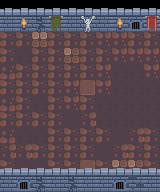

A level layout from a 2D game, rendered from its tile map. Below: a short description, then the map file with its tile-grid data intact:
An orthogonal 10x12 tile map with 16x16 px tiles, 4 tile layers (floor, wall, wall_decoration, floor_decoration), 2 tilesets.

<map version="1.10" tiledversion="1.10.2" orientation="orthogonal" renderorder="right-down" width="10" height="12" tilewidth="16" tileheight="16" infinite="0" nextlayerid="5" nextobjectid="1">
 <tileset firstgid="1" source="dungeon_tileset.tsx" />
 <tileset firstgid="73" source="torch.tsx" />
 <layer id="1" name="floor" width="10" height="12">
  <data encoding="csv">
0,0,0,0,0,0,0,0,0,0,
25,25,25,25,25,25,25,25,25,25,
30,30,17,30,30,30,23,23,30,30,
30,24,30,30,34,30,30,23,23,23,
32,30,30,30,30,30,23,24,24,23,
30,30,30,30,23,13,23,24,24,24,
32,30,24,30,23,30,24,24,24,24,
30,30,30,30,33,31,24,24,24,24,
32,24,24,30,30,30,30,33,31,30,
31,31,30,30,30,30,33,31,30,30,
30,24,24,30,30,13,30,34,34,30,
0,0,0,0,0,0,0,0,0,0
</data>
 </layer>
 <layer id="2" name="wall" width="10" height="12">
  <data encoding="csv">
66,66,66,66,66,66,66,66,66,66,
43,43,54,43,43,45,45,43,53,43,
0,0,0,0,0,0,0,0,0,0,
0,0,0,0,0,0,0,0,0,0,
0,0,0,0,0,0,0,0,0,0,
0,0,0,0,0,0,0,0,0,0,
0,0,0,0,0,0,0,0,0,0,
0,0,0,0,0,0,0,0,0,0,
0,0,0,0,0,0,0,0,0,0,
0,0,0,0,0,0,0,0,0,0,
66,66,66,66,66,66,66,66,66,66,
45,53,54,43,54,43,43,53,52,43
</data>
 </layer>
 <layer id="3" name="wall_decoration" width="10" height="12">
  <data encoding="csv">
0,0,0,0,0,0,0,0,0,0,
0,73,0,4,0,14,0,73,0,5,
0,0,0,0,0,0,0,0,0,0,
0,0,0,0,0,0,0,0,0,0,
0,0,0,0,0,0,0,0,0,0,
0,0,0,0,0,0,0,0,0,0,
0,0,0,0,0,0,0,0,0,0,
0,0,0,0,0,0,0,0,0,0,
0,0,0,0,0,0,0,0,0,0,
0,0,0,0,0,0,0,0,0,0,
0,0,0,0,0,0,0,0,0,0,
0,0,0,0,0,0,0,0,0,0
</data>
 </layer>
 <layer id="4" name="floor_decoration" width="10" height="12">
  <data encoding="csv">
0,0,0,0,0,0,0,0,0,0,
0,0,0,0,0,0,0,0,0,0,
0,0,0,0,0,0,0,0,0,0,
0,0,0,0,0,0,0,0,0,0,
0,0,0,0,0,0,0,0,0,0,
0,0,0,0,0,0,0,0,0,0,
0,0,0,0,0,0,0,0,0,0,
0,0,0,0,0,0,0,0,0,0,
0,0,0,0,0,0,0,0,0,0,
0,0,0,0,0,0,0,0,0,0,
0,0,0,0,0,0,0,0,0,0,
0,0,0,0,0,0,0,0,0,0
</data>
 </layer>
</map>